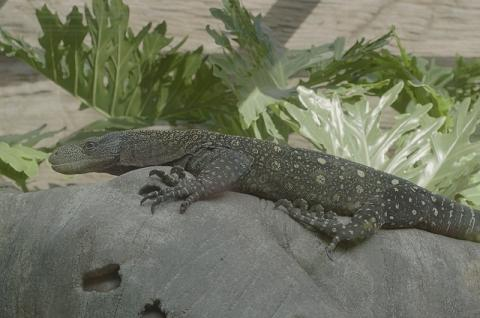
%> input picture allinone/pk2en/ch1.jpg, 480 x 318 px
$ octave --eval "result = promap(imread('ch1.jpg'));"   (GNU Octave 9; MATLAB toolbox functions it lacks are replaced by stand-ins)
%> lines starting %> are read from the running program, lines starting %| are printed output that depends on the picture
 % Assume we Have 8 bit images
 function P=promap(a)
 %a=imread('ch1.jpg');
 %a=imread('ch.jpg');
 sz=size(a);
%> sz = [318 480 3]
 if size(a,3)~=1
     a=rgb2gray(a);
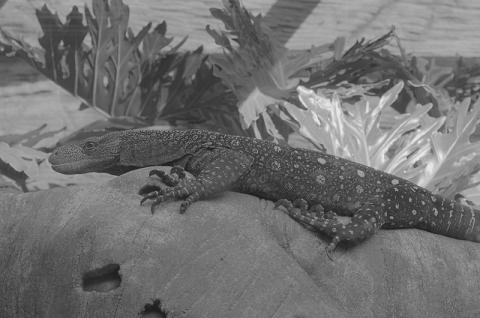
%> a: size 318x480 uint8; min 21, max 242, mean 112.9
 end
 P=zeros(size(a));
 total=sz(1)*sz(2);
%> total = 152640
 if isinteger(a)==0
     a=a.*255;
     a=uint8(a);
 end
 %a=double(a)/255;
 [c,x]=imhist(a);
%> c = 256 values, max 2371 at index 118, min 0 at index 1, mean 596.2; x = 256 values from 0 to 255
 %figure;imshow(a);
 %figure;imhist(a)
 for i=1:sz(1)
     for j=1:sz(2)
         k=a(i,j);
         P(i,j)=1-(c(k+1)/total);
     end
 end
 % [5 lines of commented-out code are left out]
 end

$ run again, on allinone/pk2en/2.jpg
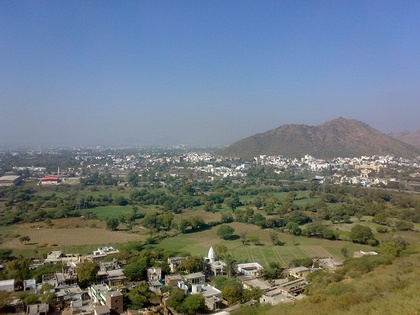
%> input picture allinone/pk2en/2.jpg, 420 x 315 px, shrunk from 615 x 461 before the run
%> in promap, `a=rgb2gray(a);`:
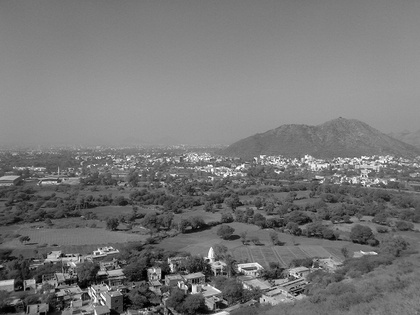
%> a: size 315x420 uint8; min 0, max 255, mean 118
%> c = 256 values, max 3469 at index 156, min 1 at index 256, mean 516.8; x = 256 values from 0 to 255
